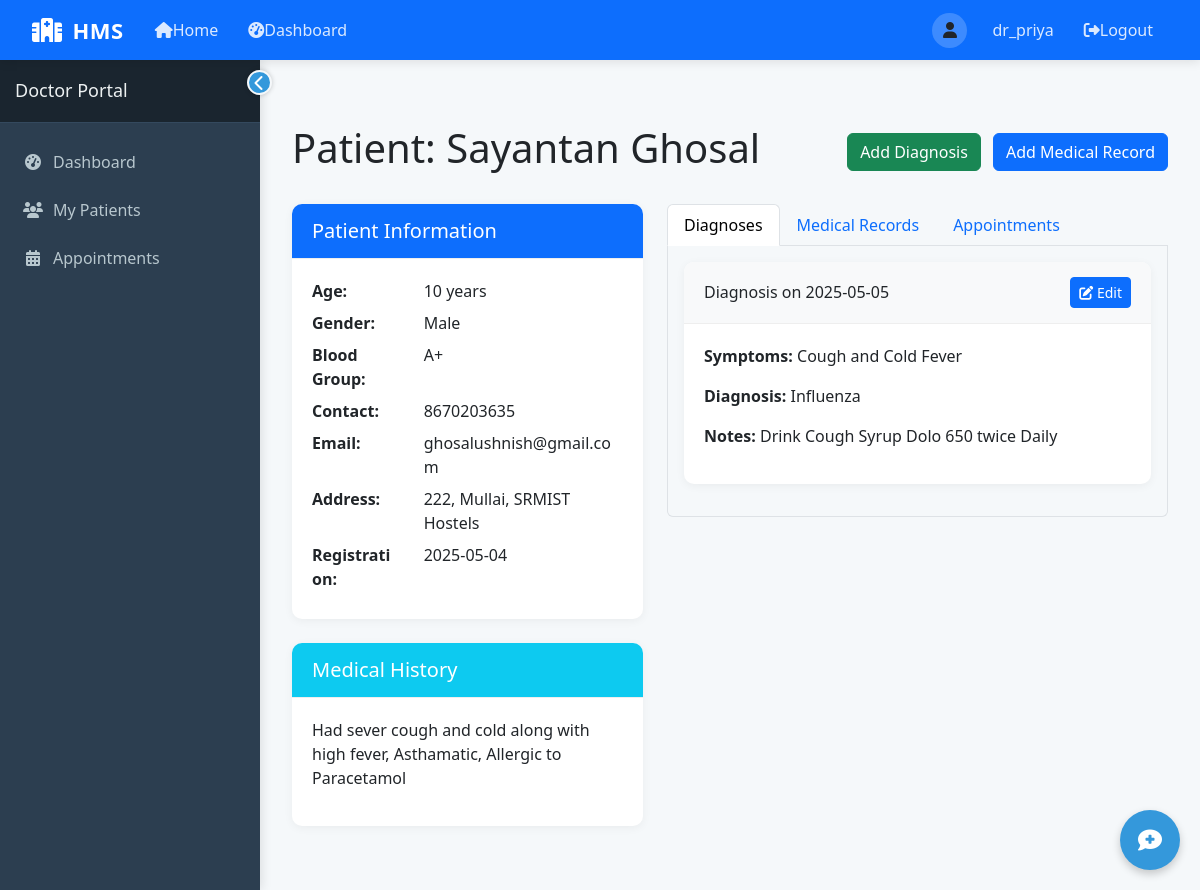
Screenshot of /doctor/patient/3 (signed in) with the database file from the repository.
### tables this page shows
CREATE TABLE Patient (
            PatientID INTEGER PRIMARY KEY AUTOINCREMENT,
            Name TEXT NOT NULL,
            Age INTEGER CHECK (Age > 0),
            Gender TEXT CHECK (Gender IN ('Male', 'Female', 'Other')),
            Password TEXT NOT NULL,
            ContactNumber TEXT,
            Email TEXT,
            Address TEXT,
            MedicalHistory TEXT,
            BloodGroup TEXT,
            AssignedDoctorID INTEGER,
            RegistrationDate DATE DEFAULT CURRENT_DATE,
            FOREIGN KEY (AssignedDoctorID) REFERENCES Doctor(DoctorID)
        );

CREATE TABLE Diagnosis (
            DiagnosisID INTEGER PRIMARY KEY AUTOINCREMENT,
            PatientID INTEGER NOT NULL,
            Symptoms TEXT NOT NULL,
            Diagnosis TEXT NOT NULL,
            Notes TEXT,
            Date DATE DEFAULT CURRENT_DATE,
            DiagnosedBy INTEGER NOT NULL,
            FOREIGN KEY (PatientID) REFERENCES Patient(PatientID),
            FOREIGN KEY (DiagnosedBy) REFERENCES Doctor(DoctorID)
        );

### app.py (the view)
@app.route('/doctor/patient/<int:patient_id>')
def doctor_view_patient(patient_id):
    if 'user_id' not in session or session['user_type'] != 'doctor':
        return redirect(url_for('login'))
    doctor_id = session['user_id']
    current_date = datetime.now().strftime('%Y-%m-%d')  # Add current date
    conn = get_db_connection()
    relationship = conn.execute('''
    SELECT * FROM DoctorPatient
    WHERE DoctorID = ? AND PatientID = ?
    ''', (doctor_id, patient_id)).fetchone()
    if not relationship:
        conn.close()
        flash('Patient not found or not assigned to you', 'error')
        return redirect(url_for('doctor_patients'))
    patient = conn.execute('SELECT * FROM Patient WHERE PatientID = ?', (patient_id,)).fetchone()
    diagnoses = conn.execute('''
    SELECT * FROM Diagnosis
    WHERE PatientID = ? AND DiagnosedBy = ?
    ORDER BY Date DESC
    ''', (patient_id, doctor_id)).fetchall()
    medical_records = conn.execute('''
    SELECT * FROM MedicalRecord
    WHERE PatientID = ? AND PrescribedBy = ?
    ORDER BY RecordDate DESC
    ''', (patient_id, doctor_id)).fetchall()
    appointments = conn.execute('''
    SELECT * FROM Appointment
    WHERE PatientID = ? AND DoctorID = ?
    ORDER BY Date DESC, Time
    ''', (patient_id, doctor_id)).fetchall()
    conn.close()
    return render_template('doctor/patient_details.html',
                          patient=patient,
                          diagnoses=diagnoses,
                          medical_records=medical_records,
                          appointments=appointments,
                          current_date=current_date)  # Add current_date here

### app.py (called while the page is built)
def get_db_connection():
    conn = sqlite3.connect(DB_PATH)
    conn.row_factory = sqlite3.Row
    return conn

### templates/doctor/patient_details.html (shortened to what this page needs)
{% extends "layout.html" %}
{% block content %}
<div class="container-fluid py-4">
    <div class="d-flex justify-content-between align-items-center mb-4">
        <h1>Patient: {{ patient.Name }}</h1>
        <div>
            <a href="{{ url_for('doctor_add_diagnosis', patient_id=patient.PatientID) }}" class="btn btn-success me-2">Add Diagnosis</a>
            <a href="{{ url_for('doctor_add_medical_record', patient_id=patient.PatientID) }}" class="btn btn-primary">Add Medical Record</a>
        </div>
    </div>
    <div class="row">
        <div class="col-md-5">
            <div class="card mb-4">
                <div class="card-header bg-primary text-white">
                    <h5 class="mb-0">Patient Information</h5>
                </div>
                <div class="card-body">
                    <div class="row mb-2">
                        <div class="col-md-4"><strong>Age:</strong></div>
                        <div class="col-md-8">{{ patient.Age }} years</div>
                    </div>
                    <div class="row mb-2">
                        <div class="col-md-4"><strong>Gender:</strong></div>
                        <div class="col-md-8">{{ patient.Gender }}</div>
                    </div>
                    <div class="row mb-2">
                        <div class="col-md-4"><strong>Blood Group:</strong></div>
                        <div class="col-md-8">{{ patient.BloodGroup or 'Not Specified' }}</div>
                    </div>
                    <div class="row mb-2">
                        <div class="col-md-4"><strong>Contact:</strong></div>
                        <div class="col-md-8">{{ patient.ContactNumber }}</div>
                    </div>
                    <div class="row mb-2">
                        <div class="col-md-4"><strong>Email:</strong></div>
                        <div class="col-md-8">{{ patient.Email }}</div>
                    </div>
                    <div class="row mb-2">
                        <div class="col-md-4"><strong>Address:</strong></div>
                        <div class="col-md-8">{{ patient.Address }}</div>
                    </div>
                    <div class="row mb-2">
                        <div class="col-md-4"><strong>Registration:</strong></div>
                        <div class="col-md-8">{{ patient.RegistrationDate }}</div>
                    </div>
                </div>
            </div>
            <div class="card">
                <div class="card-header bg-info text-white">
                    <h5 class="mb-0">Medical History</h5>
                </div>
                <div class="card-body">
                    <p>{{ patient.MedicalHistory or 'No medical history recorded.' }}</p>
                </div>
            </div>
        </div>
        <div class="col-md-7">
            <ul class="nav nav-tabs" id="patientTabs" role="tablist">
                <li class="nav-item" role="presentation">
                    <button class="nav-link active" id="diagnoses-tab" data-bs-toggle="tab" data-bs-target="#diagnoses" type="button" role="tab" aria-controls="diagnoses" aria-selected="true">Diagnoses</button>
                </li>
                <li class="nav-item" role="presentation">
                    <button class="nav-link" id="medical-records-tab" data-bs-toggle="tab" data-bs-target="#medical-records" type="button" role="tab" aria-controls="medical-records" aria-selected="false">Medical Records</button>
                </li>
                <li class="nav-item" role="presentation">
                    <button class="nav-link" id="appointments-tab" data-bs-toggle="tab" data-bs-target="#appointments" type="button" role="tab" aria-controls="appointments" aria-selected="false">Appointments</button>
                </li>
            </ul>
            <div class="tab-content p-3 border border-top-0 rounded-bottom" id="patientTabsContent">
                <div class="tab-pane fade show active" id="diagnoses" role="tabpanel" aria-labelledby="diagnoses-tab">
                    {% if diagnoses %}
                        {% for diagnosis in diagnoses %}
                        <div class="card mb-3">
                            <div class="card-header d-flex justify-content-between align-items-center">
                                <h6 class="mb-0">Diagnosis on {{ diagnosis.Date }}</h6>
                                <a href="{{ url_for('doctor_edit_diagnosis', diagnosis_id=diagnosis.DiagnosisID) }}" class="btn btn-sm btn-primary">
                                    <i class="fas fa-edit"></i> Edit
                                </a>
                            </div>
                            <div class="card-body">
                                <p><strong>Symptoms:</strong> {{ diagnosis.Symptoms }}</p>
                                <p><strong>Diagnosis:</strong> {{ diagnosis.Diagnosis }}</p>
                                {% if diagnosis.Notes %}
                                <p><strong>Notes:</strong> {{ diagnosis.Notes }}</p>
                                {% endif %}
                            </div>
                        </div>
                        {% endfor %}
                    {% else %}
                        <div class="alert alert-info">No diagnoses recorded for this patient.</div>
                    {% endif %}
                </div>
            </div>
        </div>
    </div>
</div>
{% endblock %}

### templates/layout.html (style rules this page uses)
body { font-family: 'Segoe UI', Tahoma, Geneva, Verdana, sans-serif; background-color: #f5f8fa; overflow-x: hidden; }
.card { border: none; border-radius: 10px; box-shadow: 0 2px 10px rgba(0, 0, 0, 0.05); margin-bottom: 20px; transition: transform 0.3s, box-shadow 0.3s; }
.card-header { background-color: #f8f9fa; border-bottom: 1px solid #eee; font-weight: 600; padding: 15px 20px; border-top-left-radius: 10px !important; border-top-right-radius: 10px !important; }
.card-body { padding: 20px; }

### rows the page displays
Patient: Name "Sayantan Ghosal", Age "10", Gender "Male", BloodGroup "A+", ContactNumber "8670203635", Email "ghosalushnish@gmail.com", Address "222, Mullai, SRMIST Hostels", RegistrationDate "2025-05-04", MedicalHistory "Had sever cough and cold along with high fever, Asthamatic, Allergic to Paracetamol"
Diagnosis: Date "2025-05-05", Symptoms "Cough and Cold Fever", Diagnosis "Influenza", Notes "Drink Cough Syrup Dolo 650 twice Daily"

### other values shown
{{ session.get('username') }} "dr_priya"
